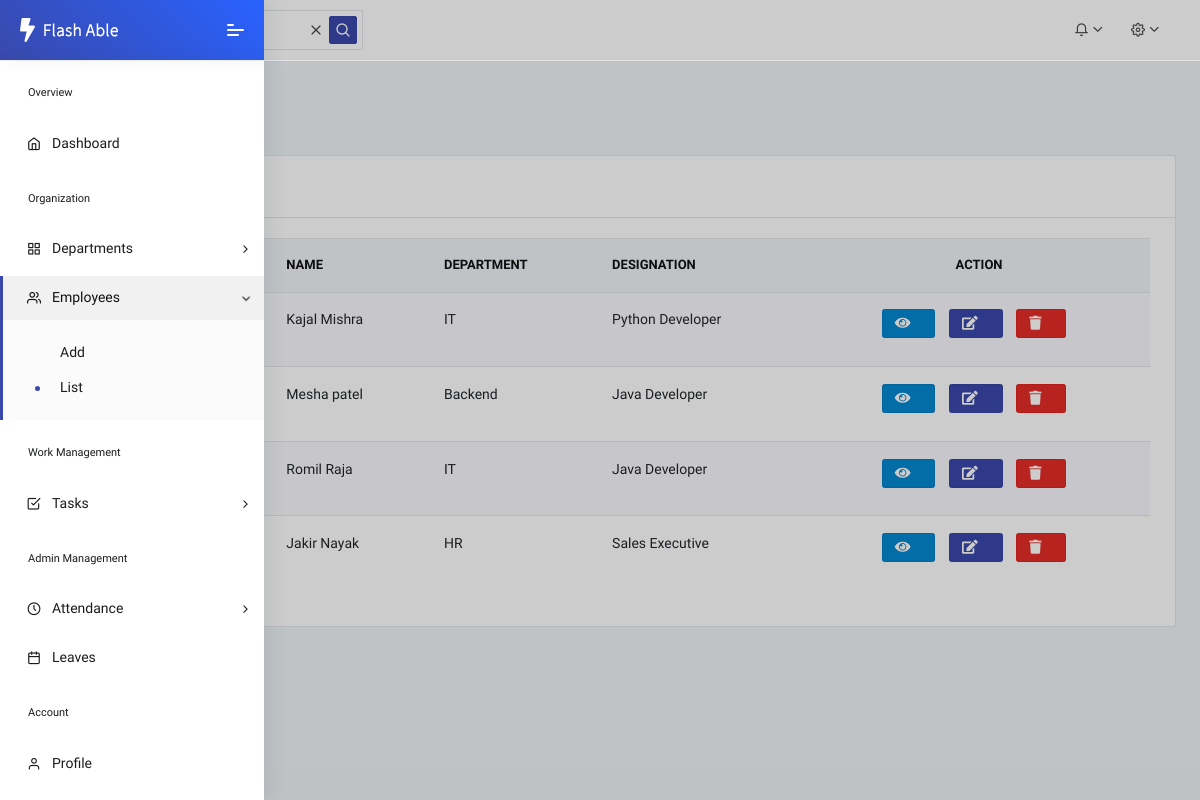
Page /list_employee/ on the earlier database version.
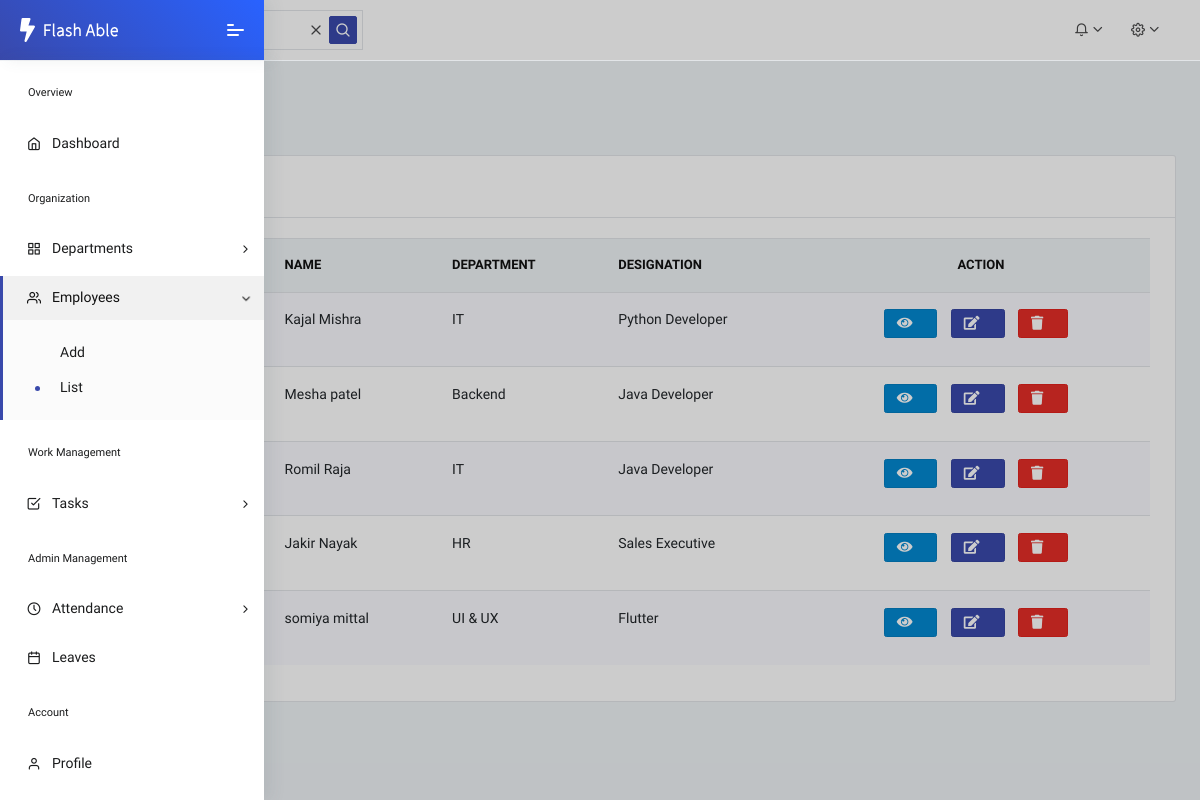
Same page on the later database version.
### core/models.py (models this page shows, shortened)
class EmployeeProfile(models.Model):
    user = models.OneToOneField(User, on_delete=models.CASCADE)
    department = models.ForeignKey(
        Department,
        on_delete=models.SET_NULL,
        null=True,
        blank=True
    )
    designation = models.CharField(max_length=100)
    salary = models.DecimalField(max_digits=10, decimal_places=2)
    join_date = models.DateField(auto_now_add=True)
    experience = models.PositiveIntegerField(
        help_text="Years of experience",
        null=True,
        blank=True
    )

class User(AbstractUser):
    ROLE_CHOICES = [
        ("ADMIN", "Admin"),
        ("EMPLOYEE", "Employee"),
    ]
    role = models.CharField(max_length=20, choices=ROLE_CHOICES)
    phone = models.CharField(max_length=15, blank=True)
    address = models.TextField(blank=True)
    email = models.EmailField(unique = True)
    is_active = models.BooleanField(default=True)
    profile_pic = models.ImageField(
        upload_to="profile_pics/",
        default="profile_pics/default.png",
        blank=True
    )
    otp = models.IntegerField(null=True, blank=True)
    otp_created_at = models.DateTimeField(null=True,blank=True)
    otp_attempts = models.IntegerField(default=0)

class Department(models.Model):
    name = models.CharField(max_length=100)
    description = models.TextField(blank=True)

### core/views.py (the view)
# urls.py: path('list_employee/', views.list_employee, name='list-employee'),
def list_employee(request):
    employees = EmployeeProfile.objects.select_related('user','department')
    context = {
        'employees' : employees
    }
    return render(request,'employee/Employee_list.html',context)

### core/templates/employee/Employee_list.html (shortened to what this page needs)
{% extends 'dashboard/Admin_Dashboard.html' %}
{% load static %}
{% block mein %}
<div class="pcoded-main-container">
    <div class="pcoded-wrapper">
        <div class="pcoded-content">
            <div class="pcoded-inner-content">
                <div class="main-body">
                    <div class="page-wrapper">
                        <div class="page-header">
                            <div class="page-block">
                                <div class="row align-items-center">
                                    <div class="col-md-12">
                                        <div class="page-header-title">
                                            <h5 class="m-b-10">Sample Page</h5>
                                        </div>
                                        <ul class="breadcrumb">
                                            <li class="breadcrumb-item"><a href="index.html"></a></li>
                                            <li class="breadcrumb-item"><a href="#!">Sample Page</a></li>
                                        </ul>
                                    </div>
                                </div>
                            </div>
                        </div>
                        <div class="row">
                            <div class="col-xl-12">
                                <div class="card">
                                    <div class="card-header">
                                        <h5>Employee List</h5>
                                    </div>
                                    <div class="card-body table-border-style">
                                        <div class="table-responsive">
                                            <table class="table table-striped">
                                                <thead>
                                                    <tr>
                                                        <th>#</th>
                                                        <th>Photo</th>
                                                        <th>Name</th>
                                                        <th>Department</th>
                                                        <th>Designation</th>
                                                        <th class="text-center">Action</th>
                                                    </tr>
                                                </thead>
                                                <tbody>
                                                {% for emp in employees %}
                                                    <tr>
                                                        <td>{{ forloop.counter }}</td>
                                                        <td>
                                                        </td>
                                                        <td>
                                                            {{ emp.user.first_name }}
                                                            {{ emp.user.last_name }}
                                                        </td>
                                                        <td>
                                                            {{ emp.department.name }}
                                                        </td>
                                                        <td>
                                                            {{ emp.designation }}
                                                        </td>
                                                        <td class="text-center">
                                                            <a class="btn btn-info btn-sm " href="{% url 'show-employee' pk=emp.id %}" >
                                                                <i class="fa fa-eye"></i>
                                                              </a>
                                                              <a class="btn btn-primary btn-sm " href="{% url 'edit-employee' pk=emp.id %}" >
                                                                <i class="fa fa-edit"></i>
                                                              </a>
                                                              <a class="btn btn-danger btn-sm " href="{% url 'delete-employee' pk=emp.id %}" >
                                                                <i class="fa fa-trash"></i>
                                                              </a>
                                                        </td>
                                                    </tr>
                                                {% endfor %}
                                                </tbody>
                                            </table>
                                        </div>
                                    </div>
                                </div>
                            </div>
                        </div>
                    </div>
                </div>
            </div>
        </div>
    </div>
</div>
{% endblock %}

### core/templates/dashboard/Admin_Dashboard.html (shortened to what this page needs)
{% load static %}
<!DOCTYPE html>
<html lang="en">
<head>
	<link rel="stylesheet" href="{% static 'assets/fonts/fontawesome/css/fontawesome-all.min.css' %}">
	<link rel="stylesheet" href="{% static 'assets/plugins/animation/css/animate.min.css' %}">
    <link rel="stylesheet" href="{% static 'assets/plugins/chart-morris/css/morris.css' %}">
	<link rel="stylesheet" href="{% static 'assets/css/style.css' %}">
	<link href="https://cdn.jsdelivr.net/npm/bootstrap-icons@1.11.3/font/bootstrap-icons.css" rel="stylesheet">
</head>
<body class="">
	<nav class="pcoded-navbar menupos-fixed menu-light brand-blue ">
		<div class="navbar-wrapper ">
			<div class="navbar-brand header-logo">
				<a href="index.html" class="b-brand">
					<img src="{% static 'assets/images/logo.svg' %}" alt="" class="logo images">
				</a>
				<a class="mobile-menu" id="mobile-collapse" href="#!"><span></span></a>
			</div>
			<div class="navbar-content scroll-div">
				<ul class="nav pcoded-inner-navbar">
					<li class="nav-item pcoded-menu-caption">
						<label>Overview</label>
					</li>
					<li class="nav-item">
						<a href="{% url 'admin-dashboard' %}" class="nav-link"><span class="pcoded-micon"><i class="feather icon-home"></i></span><span class="pcoded-mtext">Dashboard</span></a>
					</li>
					<li class="nav-item pcoded-menu-caption">
						<label>Organization</label>
					</li>
					<li class="nav-item pcoded-hasmenu">
						<a href="#!" class="nav-link"><span class="pcoded-micon"><i class="feather icon-grid"></i></span><span class="pcoded-mtext">Departments</span></a>
					</li>
					<li class="nav-item pcoded-hasmenu">
						<a href="#!" class="nav-link"><span class="pcoded-micon"><i class="feather icon-users"></i></span><span class="pcoded-mtext">Employees</span></a>
						<ul class="pcoded-submenu">
							<li class=""><a href="{% url 'add-employee' %}" class="">Add</a></li>
							<li class=""><a href="{% url 'list-employee' %}" class="">List</a></li>
						</ul>
					</li>
					<li class="nav-item pcoded-menu-caption">
						<label>Work Management</label>
					</li>
					<li class="nav-item pcoded-hasmenu">
						<a href="#!" class="nav-link"><span class="pcoded-micon"><i class="feather icon-check-square"></i></span><span class="pcoded-mtext">Tasks</span></a>
					</li>
					<li class="nav-item pcoded-menu-caption">
						<label>Admin Management</label>
					</li>
					<li class="nav-item pcoded-hasmenu">
						<a href="#!" class="nav-link"><span class="pcoded-micon"><i class="feather icon-clock"></i></span><span class="pcoded-mtext">Attendance</span></a>
					</li>
					<li class="nav-item">
						<a href="{% url 'leave-list'  %}" class="nav-link"><span class="pcoded-micon"><i class="feather icon-calendar"></i></span><span class="pcoded-mtext">Leaves</span></a>
					</li>
					<li class="nav-item pcoded-menu-caption">
						<label>Account</label>
					</li>
					<li class="nav-item">
						<a href="{% url 'admin-profile' %}" class="nav-link"><span class="pcoded-micon"><i class="feather icon-user"></i></span><span class="pcoded-mtext">Profile</span></a>
					</li>
					<li class="nav-item pcoded-menu-caption">
					</li>
				</ul>
			</div>
		</div>
	</nav>
	<header class="navbar pcoded-header navbar-expand-lg navbar-light headerpos-fixed">
		<div class="collapse navbar-collapse">
			<ul class="navbar-nav mr-auto">
				<li class="nav-item">
					<div class="main-search open">
						<div class="input-group">
							<a href="#!" class="input-group-append search-close">
								<i class="feather icon-x input-group-text"></i>
							</a>
							<span class="input-group-append search-btn btn btn-primary">
								<i class="feather icon-search input-group-text"></i>
							</span>
						</div>
					</div>
				</li>
			</ul>
			<ul class="navbar-nav ml-auto">
				<li>
					<div class="dropdown">
						<a class="dropdown-toggle" href="#" data-toggle="dropdown"><i class="icon feather icon-bell"></i></a>
					</div>
				</li>
				<li>
					<div class="dropdown drp-user">
						<a href="#" class="dropdown-toggle" data-toggle="dropdown">
							<i class="icon feather icon-settings"></i>
						</a>
					</div>
				</li>
			</ul>
		</div>
	</header>
	{% block mein %}{% endblock %}
</body>
</html>

Differences in the rows shown:
added EmployeeProfile: user.first_name "somiya", user.last_name "mittal", department.name "UI & UX", designation "Flutter"
